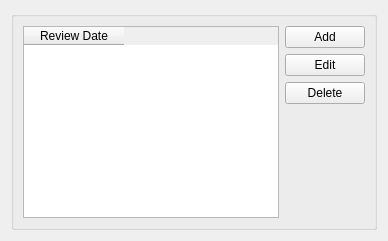
     <widget class="QWidget" name="tab_4">
      <attribute name="title">
       <string>Periodic Review</string>
      </attribute>
      <layout class="QGridLayout" name="gridLayout_7">
       <item row="0" column="0">
        <widget class="QGroupBox" name="permaqncy_hearing_group_box_2">
         <property name="title">
          <string/>
         </property>
         <layout class="QHBoxLayout" name="horizontalLayout_26">
          <item>
           <widget class="QTableWidget" name="periodic_reviews_table">
            <property name="editTriggers">
             <set>QAbstractItemView::NoEditTriggers</set>
            </property>
            <property name="selectionMode">
             <enum>QAbstractItemView::SingleSelection</enum>
            </property>
            <property name="selectionBehavior">
             <enum>QAbstractItemView::SelectRows</enum>
            </property>
            <column>
             <property name="text">
              <string>Review Date</string>
             </property>
            </column>
           </widget>
          </item>
          <item>
           <layout class="QVBoxLayout" name="verticalLayout_25">
            <item>
             <widget class="QPushButton" name="periodic_review_add_button">
              <property name="text">
               <string>Add</string>
              </property>
              <property name="autoDefault">
               <bool>false</bool>
              </property>
             </widget>
            </item>
            <item>
             <widget class="QPushButton" name="periodic_review_edit_button">
              <property name="text">
               <string>Edit</string>
              </property>
              <property name="autoDefault">
               <bool>false</bool>
              </property>
             </widget>
            </item>
            <item>
             <widget class="QPushButton" name="periodic_review_delete_button">
              <property name="text">
               <string>Delete</string>
              </property>
              <property name="autoDefault">
               <bool>false</bool>
              </property>
             </widget>
            </item>
            <item>
             <spacer name="verticalSpacer_9">
              <property name="orientation">
               <enum>Qt::Vertical</enum>
              </property>
              <property name="sizeHint" stdset="0">
               <size>
                <width>20</width>
                <height>40</height>
               </size>
              </property>
             </spacer>
            </item>
           </layout>
          </item>
         </layout>
        </widget>
       </item>
      </layout>
     </widget>
